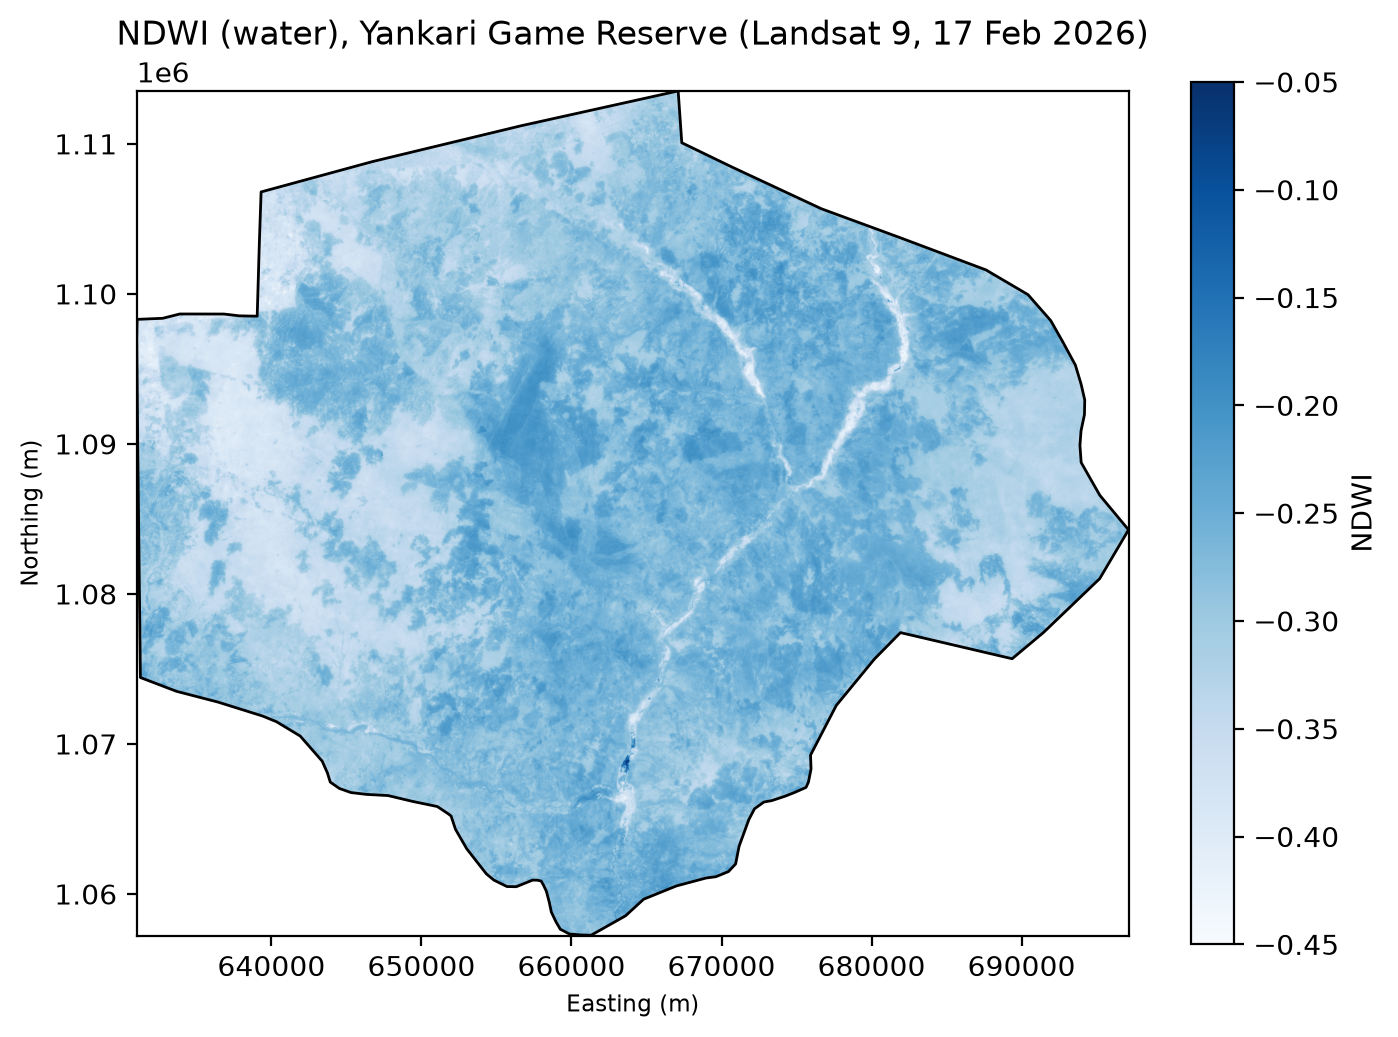

Source code (Python):
import geopandas as gpd
import numpy as np
import rasterio
import matplotlib.pyplot as plt

index = "ndwi"
title = "NDWI (water), Yankari Game Reserve (Landsat 9, 17 Feb 2026)"
cmap = "Blues"
vmin, vmax = -0.45, -0.05
out_png = "month-03/Week-12/my_map_ndwi.png"

zones = gpd.read_file("C:/Users/tadeo/Downloads/GeoDev_Lab/GeoDev_Lab_Starter_Data/Data/Processed/Yankari GR UTM32.shp")

with rasterio.open(f"data/processed/{index}_20260217.tif") as src:
    data = np.ma.masked_equal(src.read(1), -9999)  
    b = src.bounds
    zones = zones.to_crs(src.crs)

fig, ax = plt.subplots(figsize=(8, 8))
im = ax.imshow(data, cmap=cmap, vmin=vmin, vmax=vmax, extent=(b.left, b.right, b.bottom, b.top))
zones.boundary.plot(ax=ax, color="black", linewidth=1)
fig.colorbar(im, ax=ax, label=index.upper(), shrink=0.7)
ax.set_title(title)
ax.set_xlabel("Easting (m)")
ax.set_ylabel("Northing (m)")
plt.savefig("month-03/Week-12/my_map_ndwi.png", dpi=200, bbox_inches="tight")
print("Saved:", out_png)
